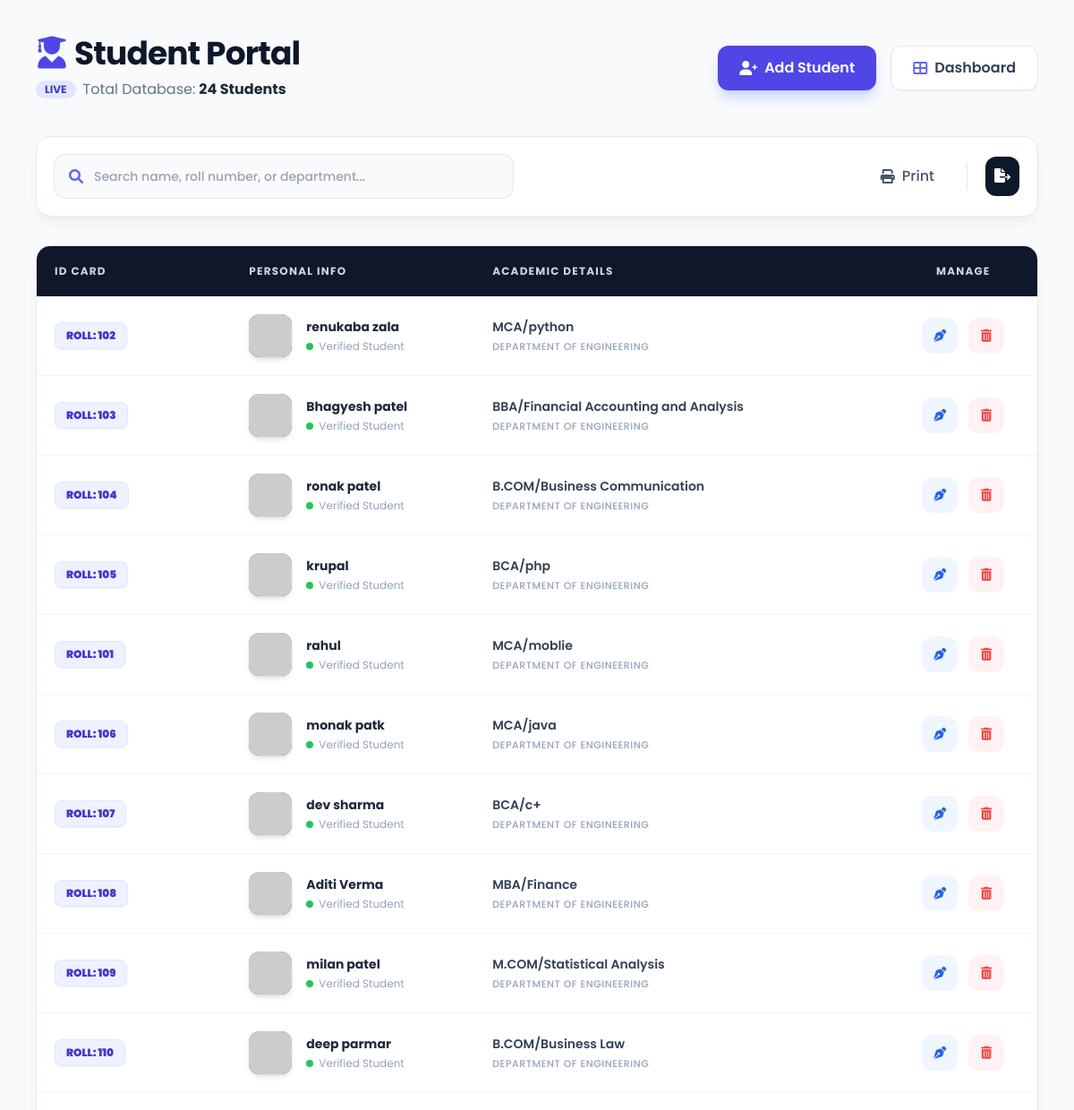
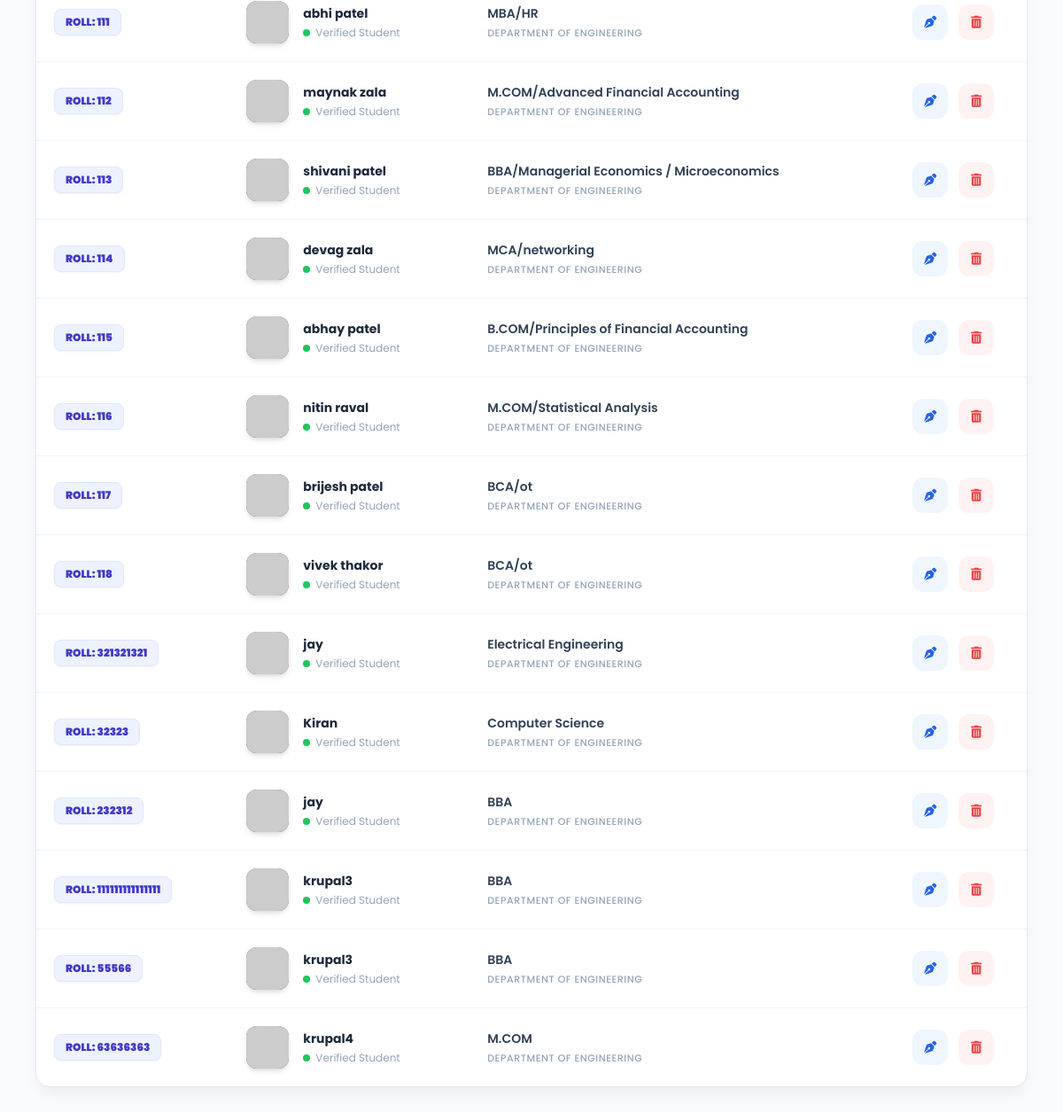
The page /students/ on the database its author committed (2 pictures, top to bottom).
### campus/models.py (models this page shows, shortened)
class Student(models.Model):
    user = models.OneToOneField(
        User,
        on_delete=models.SET_NULL,
        null=True,
        blank=True,
        related_name='student_profile',
    )
    name = models.CharField(max_length=100)
    roll_no = models.CharField(max_length=50, unique=True)
    course = models.CharField(max_length=100, null=True, blank=True)
    email = models.EmailField(blank=True, null=True)
    phone = models.CharField(max_length=20, blank=True, null=True)
    photo = models.ImageField(upload_to='student_photos/', null=True, blank=True)
    qr_code = models.ImageField(upload_to='qr_codes/', blank=True, null=True)

### campus/views.py (the view)
# urls.py: path('students/', views.students_page, name='students_page'),
def students_page(request):
    all_students = Student.objects.all()
    return render(request, 'students.html', {'students': all_students})

### campus/templates/students.html (shortened to what this page needs)
<!DOCTYPE html>
<html lang="en">
<head>
    <script src="https://cdn.tailwindcss.com"></script>
    <link rel="stylesheet" href="https://cdnjs.cloudflare.com/ajax/libs/font-awesome/6.0.0/css/all.min.css">
</head>
<body class="min-h-screen pb-10">
    <div class="p-4 md:p-10 max-w-7xl mx-auto">
        <div class="flex flex-col md:flex-row justify-between items-start md:items-center mb-10 gap-6">
            <div>
                <h1 class="text-4xl font-bold text-slate-900 tracking-tight">
                    <i class="fas fa-user-graduate text-indigo-600 mr-2"></i>Student Portal
                </h1>
                <p class="text-slate-500 mt-2 flex items-center">
                    <span class="bg-indigo-100 text-indigo-700 text-xs font-bold px-2.5 py-0.5 rounded-full mr-2">LIVE</span>
                    Total Database: <span class="ml-1 font-bold text-slate-800">{{ students|length }} Students</span>
                </p>
            </div>
            <div class="flex flex-wrap gap-4">
                <a href="{% url 'add_student' %}" class="inline-flex items-center bg-indigo-600 text-white px-6 py-3 rounded-xl font-semibold hover:bg-indigo-700 transition-all shadow-lg shadow-indigo-200 active:scale-95">
                    <i class="fas fa-user-plus mr-2"></i> Add Student
                </a>
                <a href="{% url 'master_admin' %}" class="inline-flex items-center bg-white text-slate-700 border border-slate-200 px-6 py-3 rounded-xl font-semibold shadow-sm hover:bg-slate-50 transition-all">
                    <i class="fas fa-th-large mr-2 text-indigo-500"></i> Dashboard
                </a>
            </div>
        </div>
        <div class="bg-white p-5 rounded-2xl border border-slate-200 mb-8 flex flex-col md:flex-row gap-5 justify-between items-center custom-shadow">
            <div class="relative w-full md:max-w-lg">
                <span class="absolute inset-y-0 left-0 pl-4 flex items-center text-indigo-500">
                    <i class="fas fa-search"></i>
                </span>
                <input type="text" id="studentSearch" onkeyup="filterStudents()"
                    placeholder="Search name, roll number, or department..."
                    class="block w-full pl-11 pr-4 py-3.5 border-none ring-1 ring-slate-200 rounded-xl bg-slate-50 focus:ring-2 focus:ring-indigo-500 focus:bg-white transition-all outline-none text-sm font-medium">
            </div>
            <div class="flex items-center gap-3">
                <button onclick="window.print()" class="flex items-center gap-2 px-4 py-2.5 text-slate-600 hover:text-indigo-600 hover:bg-indigo-50 rounded-xl transition font-medium">
                    <i class="fas fa-print"></i> Print
                </button>
                <button class="p-2.5 bg-slate-900 text-white rounded-xl hover:bg-slate-800 transition" title="Export to Excel">
                    <i class="fas fa-file-export"></i>
                </button>
            </div>
        </div>
        <div class="bg-white rounded-2xl border border-slate-200 overflow-hidden custom-shadow">
            <div class="overflow-x-auto">
                <table class="w-full text-left" id="studentTable">
                    <thead>
                        <tr class="bg-slate-900">
                            <th class="p-5 text-xs font-bold text-slate-300 uppercase tracking-widest">ID Card</th>
                            <th class="p-5 text-xs font-bold text-slate-300 uppercase tracking-widest">Personal Info</th>
                            <th class="p-5 text-xs font-bold text-slate-300 uppercase tracking-widest">Academic Details</th>
                            <th class="p-5 text-xs font-bold text-slate-300 uppercase tracking-widest text-center">Manage</th>
                        </tr>
                    </thead>
                    <tbody class="divide-y divide-slate-100">
                        {% for s in students %}
                        <tr class="hover:bg-slate-50/80 transition-all">
                            <td class="p-5">
                                <span class="inline-block text-xs font-black text-indigo-700 bg-indigo-50 border border-indigo-100 px-3 py-1.5 rounded-lg shadow-sm">
                                    ROLL: {{ s.roll_no }}
                                </span>
                            </td>
                            <td class="p-5">
                                <div class="flex items-center gap-4">
                                    <div class="h-12 w-12 rounded-xl bg-indigo-600 flex-shrink-0 flex items-center justify-center text-white font-bold text-lg shadow-md overflow-hidden">
                                        <img src="https://ui-avatars.com/api/?name={{ s.name }}&background=4f46e5&color=fff&bold=true" alt="avatar">
                                    </div>
                                    <div>
                                        <div class="text-sm font-bold text-slate-800">{{ s.name }}</div>
                                        <div class="text-xs text-slate-400 mt-1 flex items-center">
                                            <span class="h-2 w-2 bg-green-500 rounded-full mr-1.5"></span> Verified Student
                                        </div>
                                    </div>
                                </div>
                            </td>
                            <td class="p-5">
                                <div class="flex flex-col">
                                    <span class="text-sm font-semibold text-slate-700">{{ s.course }}</span>
                                    <span class="text-[11px] font-medium text-slate-400 uppercase mt-1 tracking-wider">Department of Engineering</span>
                                </div>
                            </td>
                            <td class="p-5">
                                <div class="flex justify-center gap-3">
                                    <a href="/edit-student/{{ s.id }}/" class="flex items-center justify-center h-10 w-10 bg-blue-50 text-blue-600 rounded-xl hover:bg-blue-600 hover:text-white transition-all group" title="Edit Profile">
                                        <i class="fas fa-pen-nib text-sm"></i>
                                    </a>
                                    <button onclick="confirmDeletion('{{ s.id }}', '{{ s.name }}')" class="flex items-center justify-center h-10 w-10 bg-red-50 text-red-500 rounded-xl hover:bg-red-600 hover:text-white transition-all" title="Remove Student">
                                        <i class="fas fa-trash-alt text-sm"></i>
                                    </button>
                                </div>
                            </td>
                        </tr>
                        {% endfor %}
                    </tbody>
                </table>
            </div>
        </div>
    </div>
</body>
</html>

### campus/templates/students.html (style rules this page uses)
body { font-family: 'Poppins', sans-serif; background-color: #f8fafc; }
.custom-shadow { box-shadow: 0 10px 15px -3px rgba(0, 0, 0, 0.05); }

### rows shown on the page
Student: roll_no "102", name "renukaba zala", course "MCA/python"
Student: roll_no "103", name "Bhagyesh patel", course "BBA/Financial Accounting and Analysis"
Student: roll_no "104", name "ronak patel", course "B.COM/Business Communication"
Student: roll_no "105", name "krupal", course "BCA/php"
Student: roll_no "101", name "rahul", course "MCA/moblie"
Student: roll_no "106", name "monak patk", course "MCA/java"
Student: roll_no "107", name "dev sharma", course "BCA/c+"
Student: roll_no "108", name "Aditi Verma", course "MBA/Finance"
Student: roll_no "109", name "milan patel", course "M.COM/Statistical Analysis"
Student: roll_no "110", name "deep parmar", course "B.COM/Business Law"
Student: roll_no "111", name "abhi patel", course "MBA/HR"
Student: roll_no "112", name "maynak zala", course "M.COM/Advanced Financial Accounting"
Student: roll_no "113", name "shivani patel", course "BBA/Managerial Economics / Microeconomics"
Student: roll_no "114", name "devag zala", course "MCA/networking"
Student: roll_no "115", name "abhay patel", course "B.COM/Principles of Financial Accounting"
Student: roll_no "116", name "nitin raval", course "M.COM/Statistical Analysis"
Student: roll_no "117", name "brijesh patel", course "BCA/ot"
Student: roll_no "118", name "vivek thakor", course "BCA/ot"
Student: roll_no "321321321", name "jay", course "Electrical Engineering"
Student: roll_no "32323", name "Kiran", course "Computer Science"
Student: roll_no "232312", name "jay", course "BBA"
Student: roll_no "111111111111111", name "krupal3", course "BBA"
Student: roll_no "55566", name "krupal3", course "BBA"
Student: roll_no "63636363", name "krupal4", course "M.COM"

### other values the page prints
{{ students|length }} "24"
